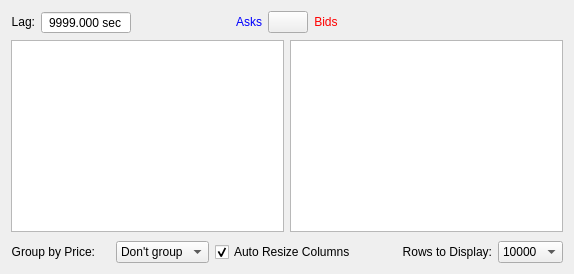
        <widget class="QWidget" name="tabDepth">
         <property name="sizePolicy">
          <sizepolicy hsizetype="Preferred" vsizetype="Preferred">
           <horstretch>0</horstretch>
           <verstretch>0</verstretch>
          </sizepolicy>
         </property>
         <property name="accessibleName">
          <string>TAB_DEPTH</string>
         </property>
         <attribute name="title">
          <string>Order Book</string>
         </attribute>
         <layout class="QGridLayout" name="gridLayout_34">
          <item row="0" column="0">
           <layout class="QHBoxLayout" name="horizontalLayout_20">
            <property name="rightMargin">
             <number>10</number>
            </property>
            <item>
             <widget class="QLabel" name="lagApiLabel_2">
              <property name="sizePolicy">
               <sizepolicy hsizetype="Preferred" vsizetype="Maximum">
                <horstretch>0</horstretch>
                <verstretch>0</verstretch>
               </sizepolicy>
              </property>
              <property name="minimumSize">
               <size>
                <width>0</width>
                <height>0</height>
               </size>
              </property>
              <property name="accessibleName">
               <string>TR00016</string>
              </property>
              <property name="text">
               <string>Lag:</string>
              </property>
              <property name="alignment">
               <set>Qt::AlignRight|Qt::AlignTrailing|Qt::AlignVCenter</set>
              </property>
             </widget>
            </item>
            <item>
             <widget class="QDoubleSpinBox" name="depthLag">
              <property name="sizePolicy">
               <sizepolicy hsizetype="Preferred" vsizetype="Fixed">
                <horstretch>0</horstretch>
                <verstretch>0</verstretch>
               </sizepolicy>
              </property>
              <property name="minimumSize">
               <size>
                <width>90</width>
                <height>0</height>
               </size>
              </property>
              <property name="accessibleName">
               <string>TR00113</string>
              </property>
              <property name="styleSheet">
               <string notr="true"/>
              </property>
              <property name="alignment">
               <set>Qt::AlignCenter</set>
              </property>
              <property name="readOnly">
               <bool>true</bool>
              </property>
              <property name="buttonSymbols">
               <enum>QAbstractSpinBox::NoButtons</enum>
              </property>
              <property name="prefix">
               <string/>
              </property>
              <property name="suffix">
               <string> sec</string>
              </property>
              <property name="decimals">
               <number>3</number>
              </property>
              <property name="minimum">
               <double>0.000000000000000</double>
              </property>
              <property name="maximum">
               <double>9999.000000000000000</double>
              </property>
              <property name="value">
               <double>9999.000000000000000</double>
              </property>
             </widget>
            </item>
            <item>
             <spacer name="horizontalSpacer_8">
              <property name="orientation">
               <enum>Qt::Horizontal</enum>
              </property>
              <property name="sizeHint" stdset="0">
               <size>
                <width>0</width>
                <height>20</height>
               </size>
              </property>
             </spacer>
            </item>
           </layout>
          </item>
          <item row="0" column="1" colspan="2">
           <layout class="QGridLayout" name="gridLayout_27">
            <item row="0" column="3">
             <widget class="QLabel" name="bidsLabel">
              <property name="sizePolicy">
               <sizepolicy hsizetype="Expanding" vsizetype="Preferred">
                <horstretch>0</horstretch>
                <verstretch>0</verstretch>
               </sizepolicy>
              </property>
              <property name="accessibleName">
               <string>BUY_ORDERS</string>
              </property>
              <property name="styleSheet">
               <string notr="true">color: red</string>
              </property>
              <property name="text">
               <string>Bids</string>
              </property>
              <property name="alignment">
               <set>Qt::AlignCenter</set>
              </property>
             </widget>
            </item>
            <item row="0" column="0">
             <widget class="QLabel" name="asksLabel">
              <property name="sizePolicy">
               <sizepolicy hsizetype="Expanding" vsizetype="Preferred">
                <horstretch>0</horstretch>
                <verstretch>0</verstretch>
               </sizepolicy>
              </property>
              <property name="accessibleName">
               <string>SELL_ORDERS</string>
              </property>
              <property name="styleSheet">
               <string notr="true">color: blue;</string>
              </property>
              <property name="text">
               <string>Asks</string>
              </property>
              <property name="alignment">
               <set>Qt::AlignCenter</set>
              </property>
             </widget>
            </item>
            <item row="0" column="1">
             <widget class="QPushButton" name="swapDepth">
              <property name="text">
               <string/>
              </property>
              <property name="icon">
               <iconset resource="QtResource.qrc">
                <normaloff>:/Resources/Swap.png</normaloff>:/Resources/Swap.png</iconset>
              </property>
              <property name="iconSize">
               <size>
                <width>32</width>
                <height>16</height>
               </size>
              </property>
             </widget>
            </item>
           </layout>
          </item>
          <item row="0" column="3">
           <layout class="QHBoxLayout" name="horizontalLayout_18">
            <property name="spacing">
             <number>0</number>
            </property>
            <property name="leftMargin">
             <number>10</number>
            </property>
            <item>
             <spacer name="horizontalSpacer_9">
              <property name="orientation">
               <enum>Qt::Horizontal</enum>
              </property>
              <property name="sizeHint" stdset="0">
               <size>
                <width>0</width>
                <height>20</height>
               </size>
              </property>
             </spacer>
            </item>
           </layout>
          </item>
          <item row="1" column="0" colspan="2">
           <widget class="QTableView" name="depthAsksTable">
            <property name="contextMenuPolicy">
             <enum>Qt::CustomContextMenu</enum>
            </property>
            <property name="horizontalScrollBarPolicy">
             <enum>Qt::ScrollBarAlwaysOff</enum>
            </property>
            <property name="editTriggers">
             <set>QAbstractItemView::NoEditTriggers</set>
            </property>
            <property name="showDropIndicator" stdset="0">
             <bool>false</bool>
            </property>
            <property name="alternatingRowColors">
             <bool>true</bool>
            </property>
            <property name="selectionBehavior">
             <enum>QAbstractItemView::SelectRows</enum>
            </property>
            <property name="textElideMode">
             <enum>Qt::ElideNone</enum>
            </property>
            <property name="verticalScrollMode">
             <enum>QAbstractItemView::ScrollPerPixel</enum>
            </property>
            <property name="horizontalScrollMode">
             <enum>QAbstractItemView::ScrollPerPixel</enum>
            </property>
            <property name="showGrid">
             <bool>false</bool>
            </property>
            <property name="wordWrap">
             <bool>false</bool>
            </property>
            <attribute name="horizontalHeaderHighlightSections">
             <bool>false</bool>
            </attribute>
            <attribute name="horizontalHeaderMinimumSectionSize">
             <number>10</number>
            </attribute>
            <attribute name="verticalHeaderVisible">
             <bool>false</bool>
            </attribute>
            <attribute name="verticalHeaderHighlightSections">
             <bool>false</bool>
            </attribute>
           </widget>
          </item>
          <item row="1" column="2" colspan="2">
           <widget class="QTableView" name="depthBidsTable">
            <property name="contextMenuPolicy">
             <enum>Qt::CustomContextMenu</enum>
            </property>
            <property name="horizontalScrollBarPolicy">
             <enum>Qt::ScrollBarAlwaysOff</enum>
            </property>
            <property name="editTriggers">
             <set>QAbstractItemView::NoEditTriggers</set>
            </property>
            <property name="showDropIndicator" stdset="0">
             <bool>false</bool>
            </property>
            <property name="alternatingRowColors">
             <bool>true</bool>
            </property>
            <property name="selectionBehavior">
             <enum>QAbstractItemView::SelectRows</enum>
            </property>
            <property name="textElideMode">
             <enum>Qt::ElideNone</enum>
            </property>
            <property name="verticalScrollMode">
             <enum>QAbstractItemView::ScrollPerPixel</enum>
            </property>
            <property name="horizontalScrollMode">
             <enum>QAbstractItemView::ScrollPerPixel</enum>
            </property>
            <property name="showGrid">
             <bool>false</bool>
            </property>
            <property name="wordWrap">
             <bool>false</bool>
            </property>
            <attribute name="horizontalHeaderHighlightSections">
             <bool>false</bool>
            </attribute>
            <attribute name="horizontalHeaderMinimumSectionSize">
             <number>10</number>
            </attribute>
            <attribute name="verticalHeaderVisible">
             <bool>false</bool>
            </attribute>
            <attribute name="verticalHeaderHighlightSections">
             <bool>false</bool>
            </attribute>
           </widget>
          </item>
          <item row="2" column="0" colspan="4">
           <layout class="QGridLayout" name="gridLayout_31">
            <property name="topMargin">
             <number>3</number>
            </property>
            <item row="0" column="1">
             <widget class="QLabel" name="usdLabel2_2">
              <property name="sizePolicy">
               <sizepolicy hsizetype="Maximum" vsizetype="Preferred">
                <horstretch>0</horstretch>
                <verstretch>0</verstretch>
               </sizepolicy>
              </property>
              <property name="font">
               <font>
                <pointsize>11</pointsize>
                <weight>50</weight>
                <bold>false</bold>
               </font>
              </property>
              <property name="accessibleDescription">
               <string>USD_ICON</string>
              </property>
              <property name="text">
               <string/>
              </property>
              <property name="alignment">
               <set>Qt::AlignCenter</set>
              </property>
             </widget>
            </item>
            <item row="0" column="5">
             <widget class="QLabel" name="labelDepthLimit">
              <property name="sizePolicy">
               <sizepolicy hsizetype="Preferred" vsizetype="Maximum">
                <horstretch>0</horstretch>
                <verstretch>0</verstretch>
               </sizepolicy>
              </property>
              <property name="minimumSize">
               <size>
                <width>0</width>
                <height>0</height>
               </size>
              </property>
              <property name="accessibleName">
               <string>ROWS_TO_DISPLAY</string>
              </property>
              <property name="text">
               <string>Rows to Display:</string>
              </property>
              <property name="alignment">
               <set>Qt::AlignRight|Qt::AlignTrailing|Qt::AlignVCenter</set>
              </property>
             </widget>
            </item>
            <item row="0" column="2">
             <widget class="QComboBox" name="comboBoxGroupByPrice">
              <property name="sizePolicy">
               <sizepolicy hsizetype="Preferred" vsizetype="Fixed">
                <horstretch>0</horstretch>
                <verstretch>0</verstretch>
               </sizepolicy>
              </property>
              <property name="maxVisibleItems">
               <number>30</number>
              </property>
              <item>
               <property name="text">
                <string>Don't group</string>
               </property>
              </item>
              <item>
               <property name="text">
                <string>0.005</string>
               </property>
              </item>
              <item>
               <property name="text">
                <string>0.010</string>
               </property>
              </item>
              <item>
               <property name="text">
                <string>0.025</string>
               </property>
              </item>
              <item>
               <property name="text">
                <string>0.050</string>
               </property>
              </item>
              <item>
               <property name="text">
                <string>0.100</string>
               </property>
              </item>
              <item>
               <property name="text">
                <string>0.250</string>
               </property>
              </item>
              <item>
               <property name="text">
                <string>0.500</string>
               </property>
              </item>
              <item>
               <property name="text">
                <string>1.000</string>
               </property>
              </item>
              <item>
               <property name="text">
                <string>2.500</string>
               </property>
              </item>
              <item>
               <property name="text">
                <string>5.000</string>
               </property>
              </item>
              <item>
               <property name="text">
                <string>10.000</string>
               </property>
              </item>
              <item>
               <property name="text">
                <string>25.000</string>
               </property>
              </item>
              <item>
               <property name="text">
                <string>50.000</string>
               </property>
              </item>
             </widget>
            </item>
            <item row="0" column="6">
             <widget class="QComboBox" name="depthComboBoxLimitRows">
              <property name="maxVisibleItems">
               <number>30</number>
              </property>
              <item>
               <property name="text">
                <string>10000</string>
               </property>
              </item>
              <item>
               <property name="text">
                <string>2000</string>
               </property>
              </item>
              <item>
               <property name="text">
                <string>1000</string>
               </property>
              </item>
              <item>
               <property name="text">
                <string>500</string>
               </property>
              </item>
              <item>
               <property name="text">
                <string>250</string>
               </property>
              </item>
              <item>
               <property name="text">
                <string>100</string>
               </property>
              </item>
              <item>
               <property name="text">
                <string>50</string>
               </property>
              </item>
              <item>
               <property name="text">
                <string>25</string>
               </property>
              </item>
              <item>
               <property name="text">
                <string>20</string>
               </property>
              </item>
              <item>
               <property name="text">
                <string>15</string>
               </property>
              </item>
              <item>
               <property name="text">
                <string>10</string>
               </property>
              </item>
              <item>
               <property name="text">
                <string>5</string>
               </property>
              </item>
             </widget>
            </item>
            <item row="0" column="4">
             <spacer name="horizontalSpacer_7">
              <property name="orientation">
               <enum>Qt::Horizontal</enum>
              </property>
              <property name="sizeHint" stdset="0">
               <size>
                <width>40</width>
                <height>20</height>
               </size>
              </property>
             </spacer>
            </item>
            <item row="0" column="0">
             <widget class="QLabel" name="labelGroupByPrice">
              <property name="sizePolicy">
               <sizepolicy hsizetype="Preferred" vsizetype="Maximum">
                <horstretch>0</horstretch>
                <verstretch>0</verstretch>
               </sizepolicy>
              </property>
              <property name="minimumSize">
               <size>
                <width>0</width>
                <height>0</height>
               </size>
              </property>
              <property name="accessibleName">
               <string>GROUP_BY_PRICE</string>
              </property>
              <property name="text">
               <string>Group by Price:</string>
              </property>
              <property name="alignment">
               <set>Qt::AlignRight|Qt::AlignTrailing|Qt::AlignVCenter</set>
              </property>
             </widget>
            </item>
            <item row="0" column="3">
             <widget class="QCheckBox" name="depthAutoResize">
              <property name="accessibleName">
               <string>AUTO_RESIZE_COLUMNS</string>
              </property>
              <property name="text">
               <string>Auto Resize Columns</string>
              </property>
              <property name="checked">
               <bool>true</bool>
              </property>
             </widget>
            </item>
           </layout>
          </item>
         </layout>
        </widget>
